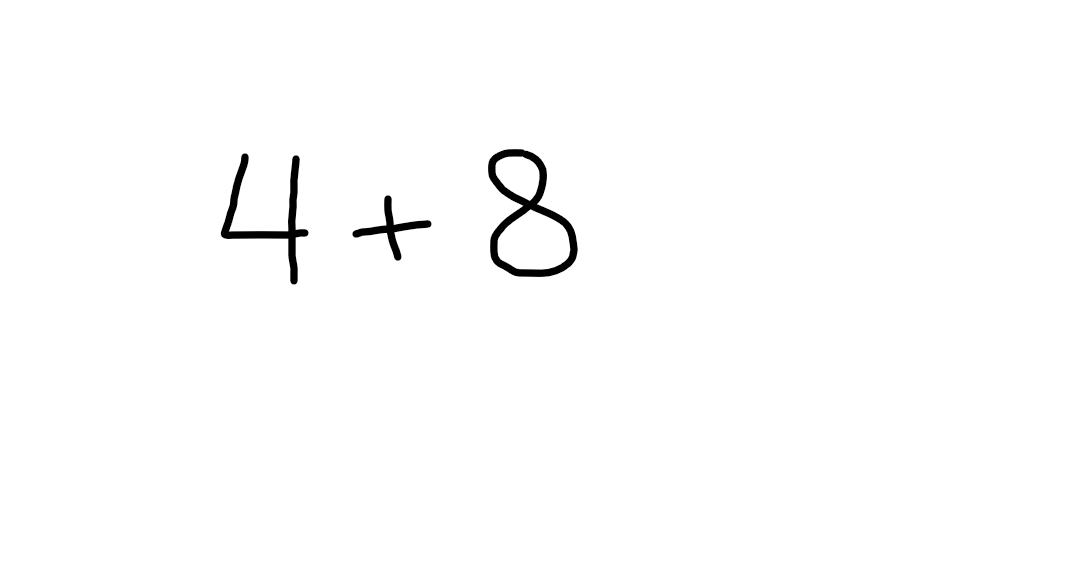
#> input picture test-images/equations/img_4.png, 1083 x 572 px
$ python -i preprocessing.py   (imports and definitions only)   (older library calls are emulated)
#> lines starting #> are read from the running program, lines starting #| are printed output that depends on the picture; after the words box and inside, x2 and y2 are one past the last pixel; in counts of white or black regions, pixels touching at a corner belong together
"""
preprocessing.py

This module defines a preprocessing pipeline for preparing handwritten math images before symbol segmentation.
It includes grayscale normalization, noise detection, denoising, thresholding, small component removal,
edge enhancement, and final binary inversion.

Key steps:
- Detects noise type (salt-and-pepper or unknown)
- Applies appropriate denoising filter
- Applies Gaussian blur, adaptive thresholding, and removes small artifacts
- Computes and overlays edge maps (Canny, Sobel, Prewitt, Roberts)
- Returns a cleaned, high-contrast binary image ready for symbol segmentation

Used by: `segment_and_predict.py` during live prediction
"""

import logging
import cv2
import numpy as np
from scipy.ndimage import median_filter, gaussian_filter
from skimage.util import img_as_float


def load_image(path: str) -> np.ndarray:
    """
    Loads a grayscale image and converts it to float format in range [0, 1].
    """
    image = cv2.imread(path, cv2.IMREAD_GRAYSCALE)
    return img_as_float(image)


def to_uint8(image: np.ndarray) -> np.ndarray:
    """
    Converts a float image in range [0, 1] to 8-bit unsigned integers.
    """
    return (np.clip(image, 0, 1) * 255).astype(np.uint8)


def detect_noise_type(image: np.ndarray) -> str:
    """
    Heuristically detects the noise type based on pixel distribution.
    Currently detects salt-and-pepper noise.
    """
    image = np.clip(image, 0, 1)
    zeros = np.count_nonzero(image == 0)
    ones = np.count_nonzero(image == 1)

    if zeros > 0.05 * image.size or ones > 0.05 * image.size:
        print("salt_pepper")
        return "salt_pepper"
    else:
        print("unknown")
        return "unknown"


def denoise(image: np.ndarray, noise_type: str) -> np.ndarray:
    """
    Applies denoising based on detected noise type.
    - Salt & pepper: Median filter
    - Otherwise: Non-local means denoising
    """
    logging.info(f"Detected noise type: {noise_type}")
    if noise_type == "salt_pepper":
        return median_filter(image, size=3)
    else:
        return cv2.fastNlMeansDenoising(to_uint8(image), None, 10, 7, 21) / 255.0


def remove_small_components(binary: np.ndarray, min_area: int = 80) -> np.ndarray:
    """
    Removes connected components smaller than a minimum area in binary images.
    """
    num_labels, labels, stats, _ = cv2.connectedComponentsWithStats(binary, connectivity=8)
    cleaned = np.zeros_like(binary)
    for i in range(1, num_labels):
        if stats[i, cv2.CC_STAT_AREA] > min_area:
            cleaned[labels == i] = 255
    return cleaned


def edge_detection_methods(image_bgr):
    """
    Applies multiple edge detection techniques and merges them.
    Returns a dictionary of individual and merged edge maps.
    """
    image_bgr = cv2.convertScaleAbs(image_bgr, alpha=1.4, beta=20)  # Boost contrast

    # Canny
    edges_canny = cv2.Canny(image_bgr, threshold1=20, threshold2=150)

    # Sobel
    sobelx = cv2.Sobel(image_bgr, cv2.CV_64F, 1, 0, ksize=3)
    sobely = cv2.Sobel(image_bgr, cv2.CV_64F, 0, 1, ksize=3)
    sobel = cv2.magnitude(sobelx, sobely)
    sobel = cv2.normalize(sobel, None, 0, 255, cv2.NORM_MINMAX).astype(np.uint8)

    # Prewitt
    kernelx = np.array([[1, 0, -1], [1, 0, -1], [1, 0, -1]])
    kernely = np.array([[1, 1, 1], [0, 0, 0], [-1, -1, -1]])
    prewittx = cv2.filter2D(image_bgr, -1, kernelx)
    prewitty = cv2.filter2D(image_bgr, -1, kernely)
    prewitt = cv2.add(prewittx, prewitty)

    # Roberts
    roberts_v = np.array([[1, 0], [0, -1]])
    roberts_h = np.array([[0, 1], [-1, 0]])
    roberts_x = cv2.filter2D(image_bgr, -1, roberts_v)
    roberts_y = cv2.filter2D(image_bgr, -1, roberts_h)
    roberts = cv2.add(roberts_x, roberts_y)

    # Merge all
    edge_stack = [edges_canny, sobel, prewitt, roberts]
    merged = np.max(np.stack(edge_stack, axis=0), axis=0)

    return {
        "Canny": edges_canny,
        "Sobel": sobel,
        "Prewitt": prewitt,
        "Roberts": roberts,
        "Merged": merged
    }


def overlay_edges_on_gray_image(gray_image, edge_map):
    """
    Overlays edge map onto grayscale image (edge lines as white).
    """
    edge_mask = cv2.threshold(edge_map, 30, 255, cv2.THRESH_BINARY)[1]
    result = gray_image.copy()
    result[edge_mask == 255] = 255
    return result


def imageprocess(image_path: str) -> np.ndarray:
    """
    Main preprocessing pipeline used before symbol segmentation.

    Steps:
    - Load grayscale image as float
    - Detect and reduce noise
    - Convert to BGR and blur
    - Adaptive thresholding (binary inversion)
    - Remove small connected components
    - Apply edge detection and overlay edges
    - Invert final result to make symbols black on white background
    """
    gray_float = load_image(image_path)
#> in load_image, image is the input picture: shape (572, 1083); min 0, max 255, mean 252.6
    noise_type = detect_noise_type(gray_float)
#> in detect_noise_type, `zeros = np.count_nonzero(image == 0)`: zeros = 5144
#> in detect_noise_type, `ones = np.count_nonzero(image == 1)`: ones = 612727
#> noise_type = 'salt_pepper'
    denoised = denoise(gray_float, noise_type)

    denoised_bgr = cv2.cvtColor(to_uint8(denoised), cv2.COLOR_GRAY2BGR)
    blurred = cv2.GaussianBlur(denoised_bgr, (5, 5), 0)
    gray = cv2.cvtColor(blurred, cv2.COLOR_BGR2GRAY)

    binary = cv2.adaptiveThreshold(
        gray, 255,
        cv2.ADAPTIVE_THRESH_GAUSSIAN_C,
        cv2.THRESH_BINARY_INV,
        15, 5
    )
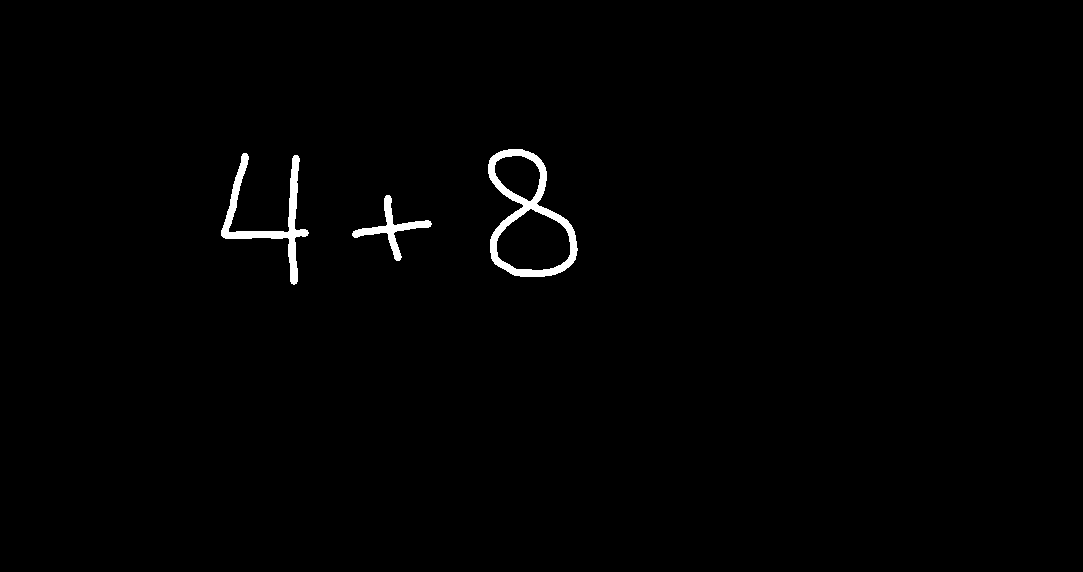
#> binary: shape (572, 1083); 0.95% white; 3 white regions, box (x1, y1, x2, y2) and area: (488, 149, 578, 277) 2786, (221, 153, 309, 285) 2120, (352, 195, 432, 261) 993

    cleaned = remove_small_components(binary, min_area=80)
#> in remove_small_components, `num_labels, labels, stats, _ = cv2.connectedComponentsWithStats(binary..`: labels: shape (572, 1083) int32; 4 distinct labels, from 0 to 3
#> in remove_small_components, `num_labels, labels, stats, _ = cv2.connectedComponentsWithStats(binary..`: num_labels = 4; stats = [[0, 0, 1083, 572, 613577], [488, 149, 90, 128, 2786], [221, 153, 88, 132, 2120], [352, 195, 80, 66, 993]]
    edge_maps = edge_detection_methods(cleaned)
#> in edge_detection_methods, `edges_canny = cv2.Canny(image_bgr, threshold1=20, threshold2=150)`:
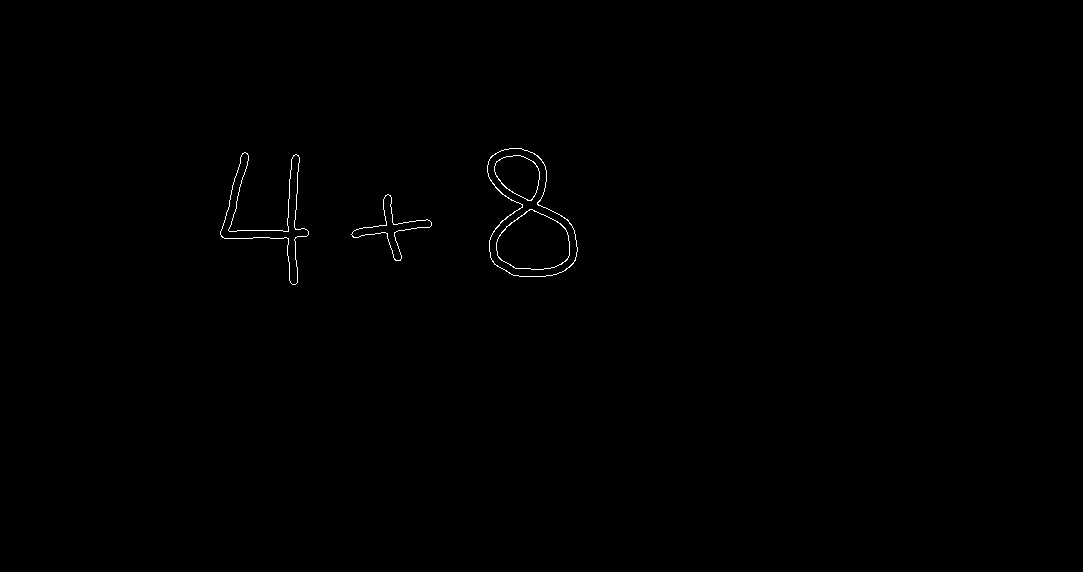
#> edges_canny: shape (572, 1083); 0.27% white in thin lines or dots, all inside (x1, y1, x2, y2) = (220, 148, 578, 285)
#> in edge_detection_methods, `sobelx = cv2.Sobel(image_bgr, cv2.CV_64F, 1, 0, ksize=3)`:
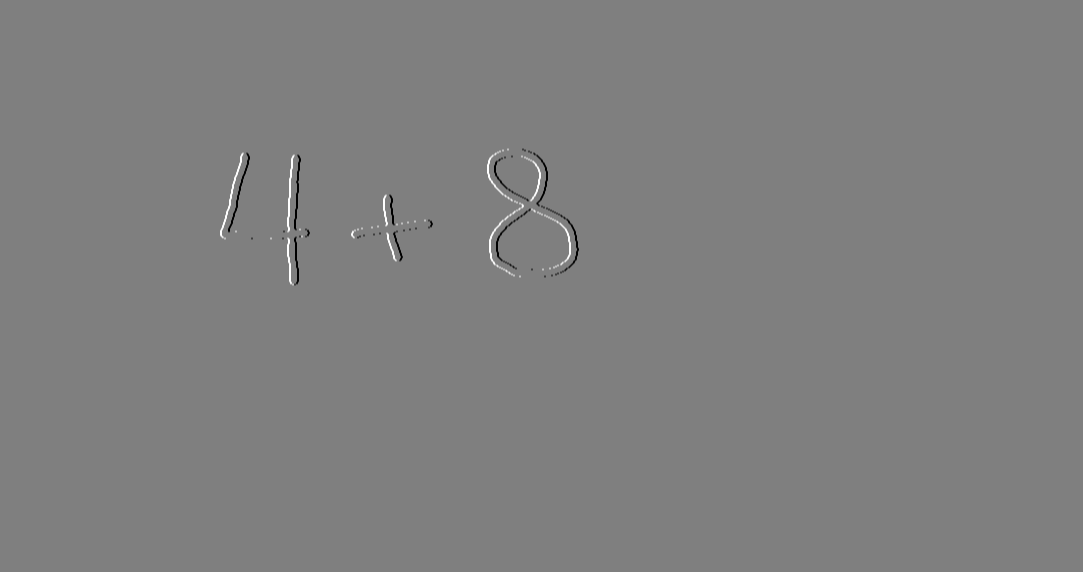
#> sobelx: shape (572, 1083) float64; min -940, max 940, mean 0; drawn with min black and max white
#> in edge_detection_methods, `roberts_x = cv2.filter2D(image_bgr, -1, roberts_v)`:
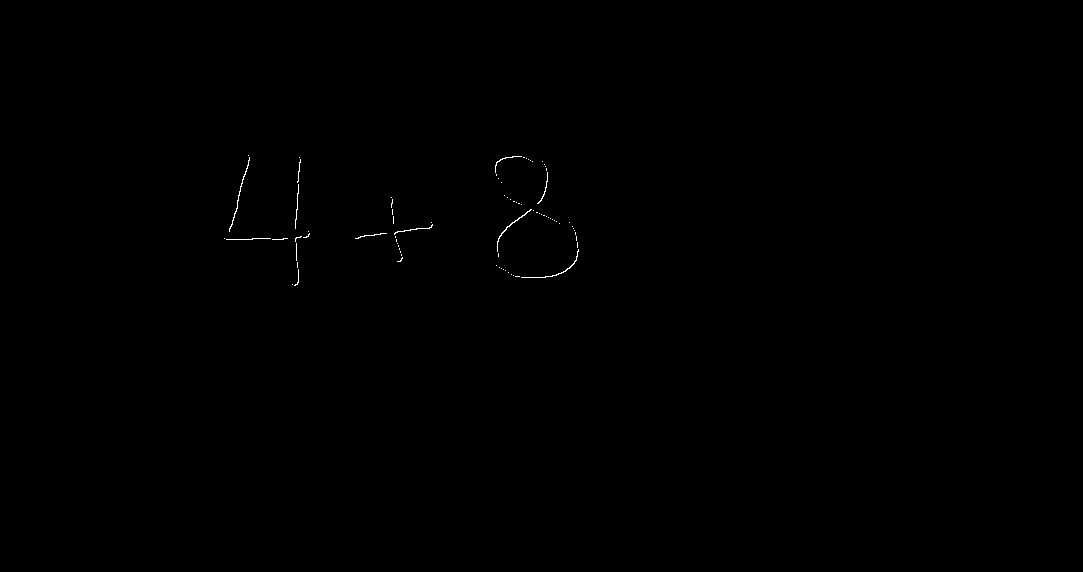
#> roberts_x: shape (572, 1083); values 0 (black) and 235 (white), 0.12% white in thin lines or dots, all inside (x1, y1, x2, y2) = (224, 155, 579, 286)
#> in edge_detection_methods, `roberts_y = cv2.filter2D(image_bgr, -1, roberts_h)`:
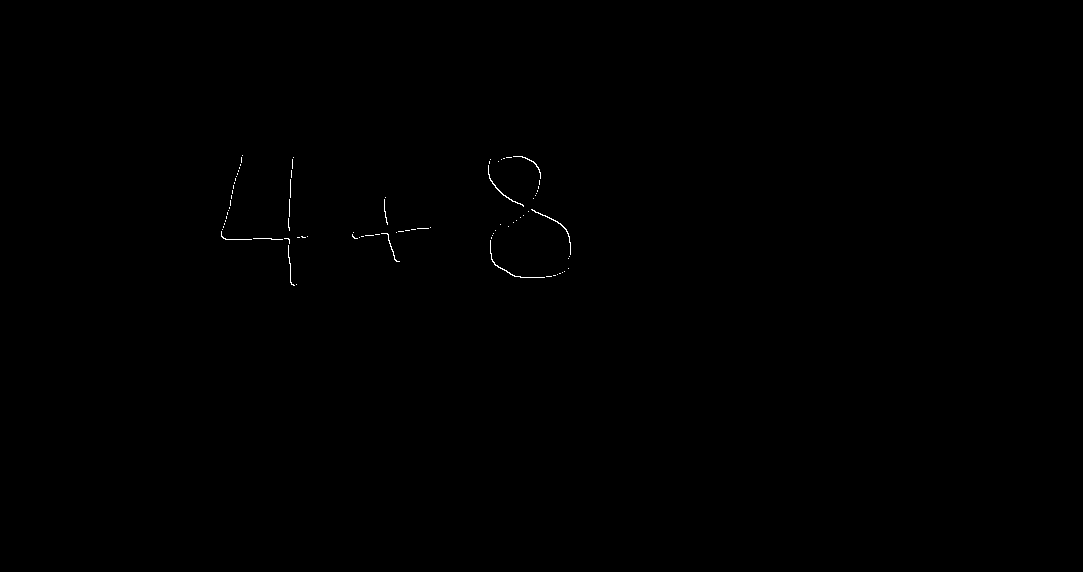
#> roberts_y: shape (572, 1083); values 0 (black) and 235 (white), 0.12% white in thin lines or dots, all inside (x1, y1, x2, y2) = (221, 155, 571, 286)
#> edge_maps = 5 items
    overlay = overlay_edges_on_gray_image(cleaned, edge_maps["Merged"])
#> in overlay_edges_on_gray_image, `edge_mask = cv2.threshold(edge_map, 30, 255, cv2.THRESH_BINARY)[1]`:
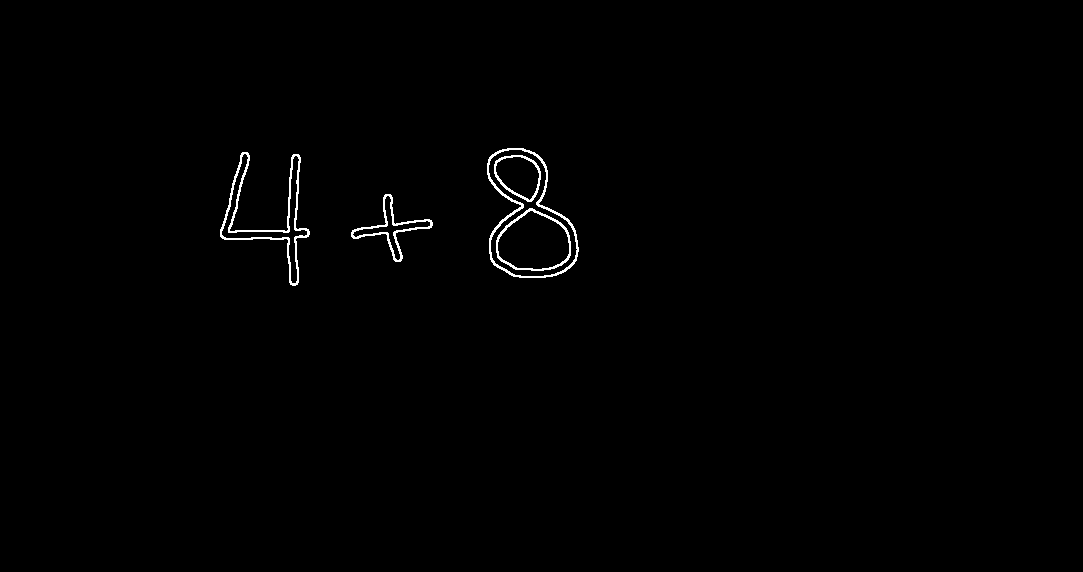
#> edge_mask: shape (572, 1083); 0.64% white in thin lines or dots, all inside (x1, y1, x2, y2) = (220, 148, 579, 286)
#> in overlay_edges_on_gray_image, `result[edge_mask == 255] = 255`:
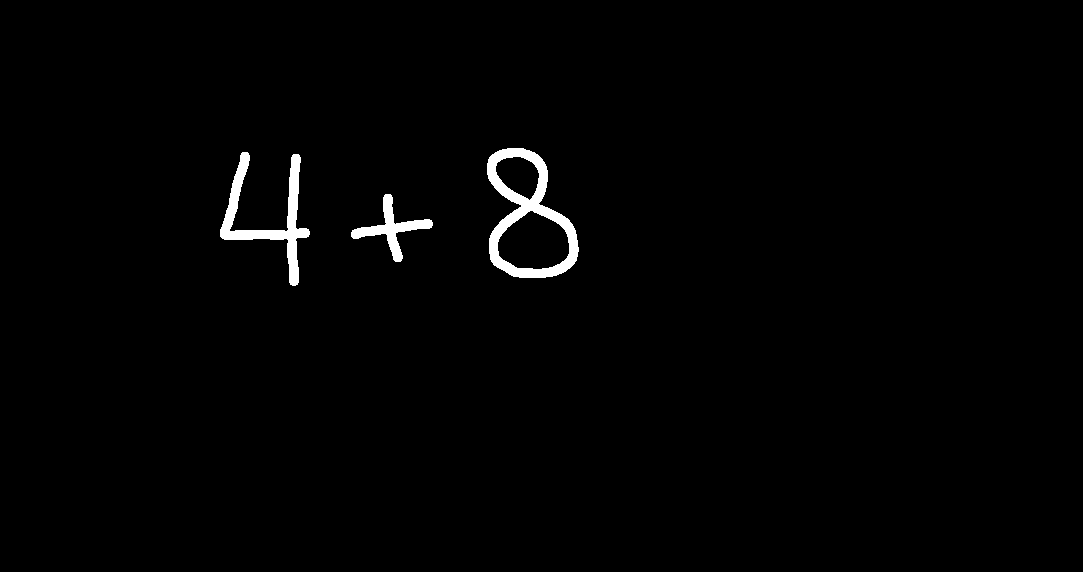
#> result: shape (572, 1083); 1.3% white; 3 white regions, box (x1, y1, x2, y2) and area: (487, 148, 579, 278) 3751, (220, 152, 310, 286) 2790, (351, 194, 433, 262) 1333

    inverted = cv2.bitwise_not(overlay)
    return inverted

>>> result = imageprocess('../test-images/equations/img_4.png')

$ run again, on test-images/equations/img_7.png
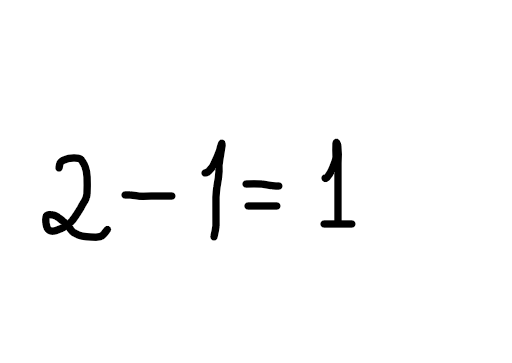
#> input picture test-images/equations/img_7.png, 512 x 363 px
#> in load_image, image is the input picture: shape (363, 512); min 0, max 255, mean 249.1
#> zeros = 3724
#> ones = 180954
#> noise_type = 'salt_pepper'
#> binary: shape (363, 512); 2.4% white; 6 white regions, box (x1, y1, x2, y2) and area: (42, 154, 111, 241) 1485, (320, 138, 356, 228) 1059, (201, 139, 226, 241) 916, (121, 191, 176, 200) 406, (242, 180, 283, 190) 293, (244, 202, 281, 210) 278
#> in remove_small_components, `num_labels, labels, stats, _ = cv2.connectedComponentsWithStats(binary..`:
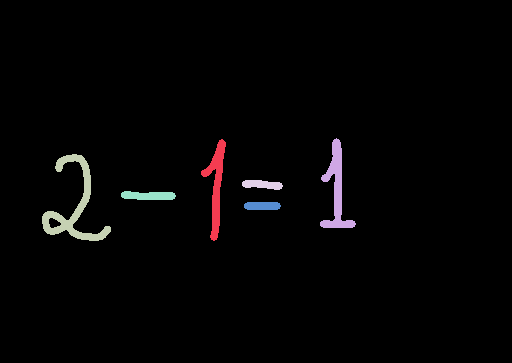
#> labels: shape (363, 512) int32; 7 distinct labels, from 0 to 6; one colour per label, 0 black
#> num_labels = 7; stats = [[0, 0, 512, 363, 181419], [201, 139, 25, 102, 916], [320, 138, 36, 90, 1059], [42, 154, 69, 87, 1485], [242, 180, 41, 10, 293], [121, 191, 55, 9, 406], [244, 202, 37, 8, 278]]
#> edges_canny: shape (363, 512); 0.65% white in thin lines or dots, all inside (x1, y1, x2, y2) = (41, 138, 356, 241)
#> roberts_x: shape (363, 512); values 0 (black) and 235 (white), 0.32% white in thin lines or dots, all inside (x1, y1, x2, y2) = (48, 141, 357, 242)
#> roberts_y: shape (363, 512); values 0 (black) and 235 (white), 0.29% white in thin lines or dots, all inside (x1, y1, x2, y2) = (42, 141, 355, 242)
#> edge_maps = 5 items
#> edge_mask: shape (363, 512); 1.5% white in thin lines or dots, all inside (x1, y1, x2, y2) = (41, 137, 357, 242)
#> in overlay_edges_on_gray_image, `result[edge_mask == 255] = 255`:
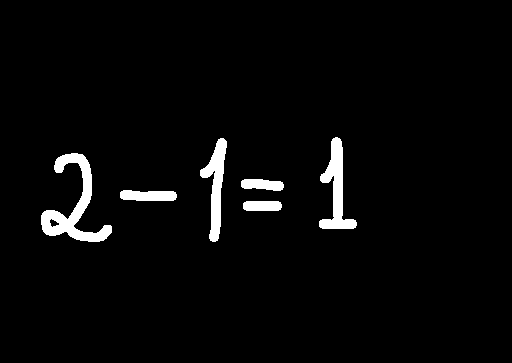
#> result: shape (363, 512); 3.2% white; 6 white regions, box (x1, y1, x2, y2) and area: (41, 153, 112, 242) 2001, (319, 137, 357, 229) 1369, (200, 138, 227, 242) 1201, (120, 190, 177, 201) 540, (241, 179, 284, 191) 401, (243, 201, 282, 211) 372
